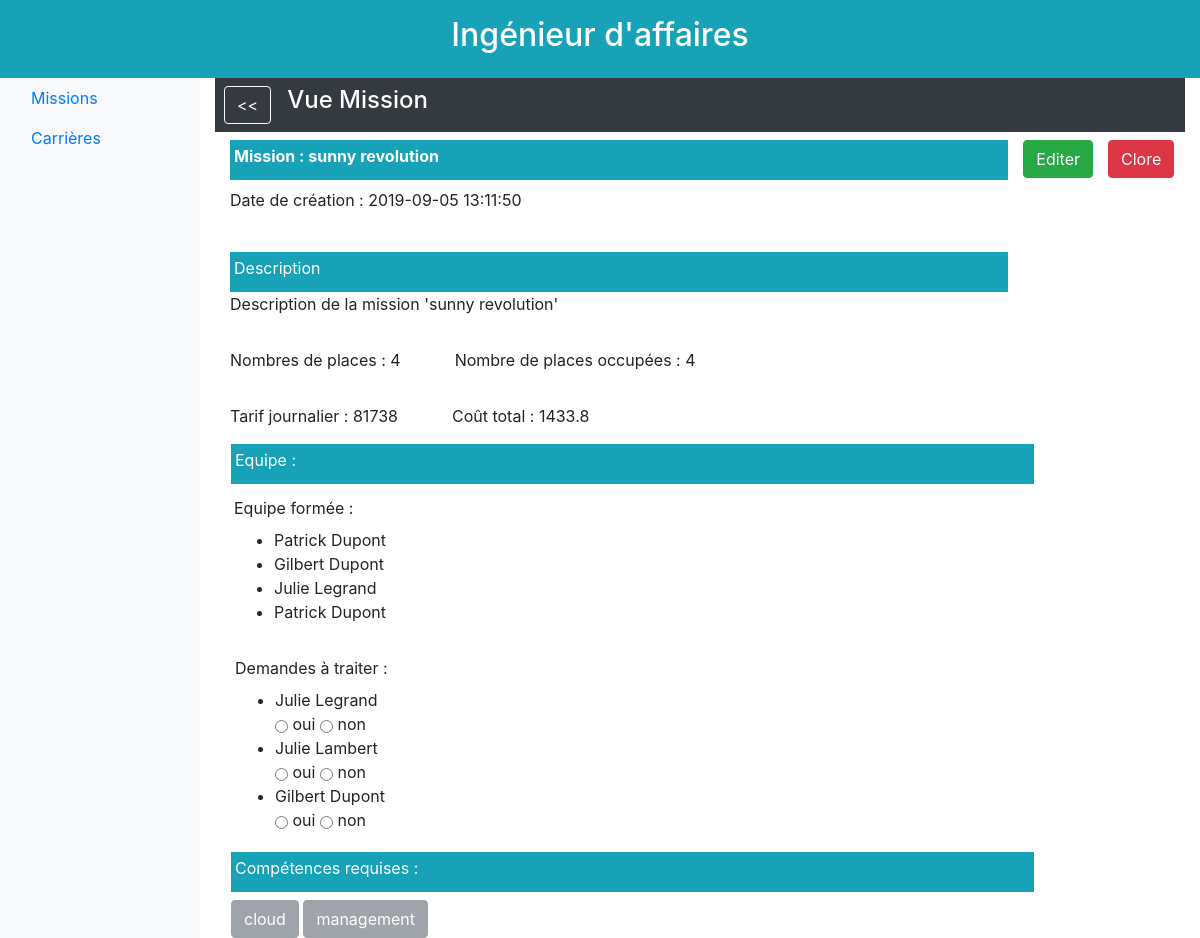
The page /1/affaire/missions/vue/1/ on the database as committed earlier.
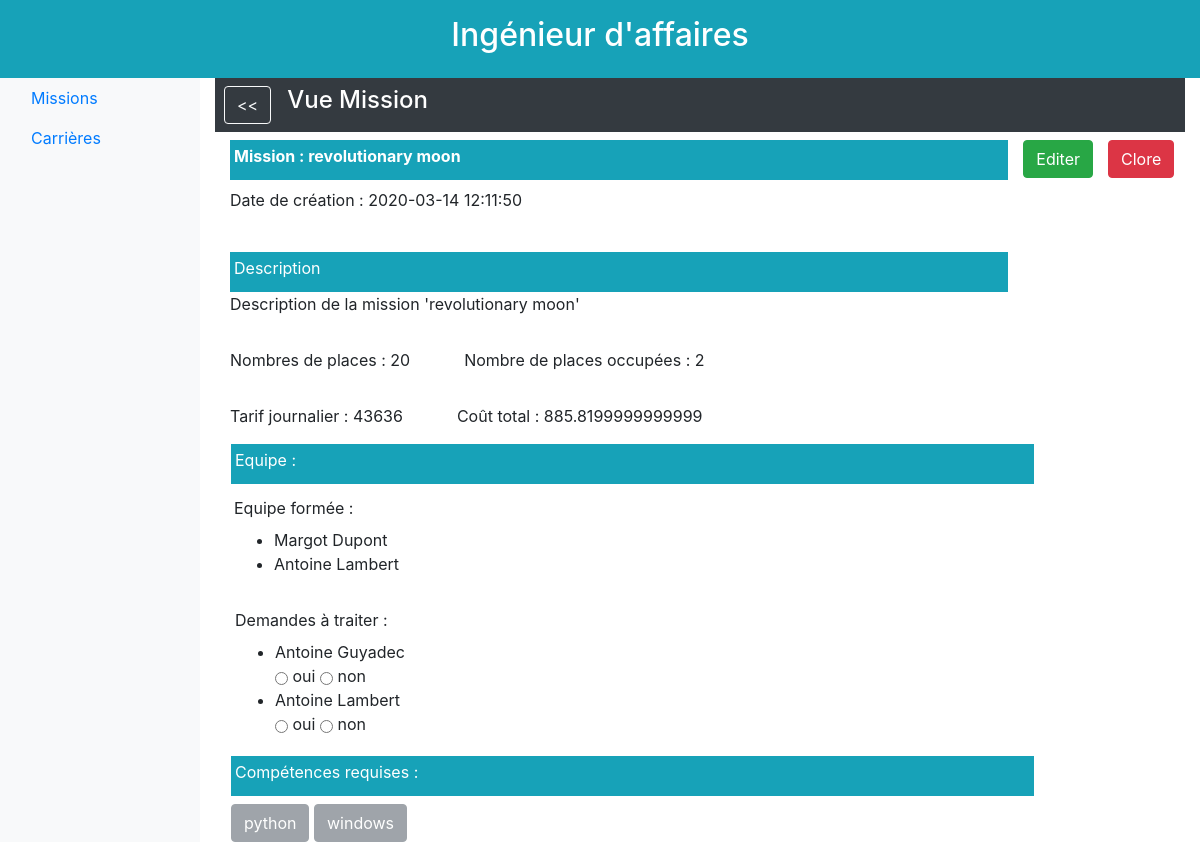
The same page on the database as committed later.
### database/models.py (models this page shows)
class Mission(db.Model):
    id = db.Column(db.Integer, primary_key=True)
    titre = db.Column(db.String(64), unique=True)
    description = db.Column(db.Text, unique=True)
    effectifs_max = db.Column(db.Integer)
    prix_vente = db.Column(db.Integer)
    statut = db.Column(db.Text)
    date_creation = db.Column(db.DateTime)
    responsable_id = db.Column(db.Integer, db.ForeignKey('ingenieur.id'))
    souhaits = db.relationship('Souhait', backref='mission', lazy='dynamic')
    besoins = db.relationship('Besoin', backref='mission', lazy='dynamic')
    affectations = db.relationship('Affectation', backref='mission', lazy='dynamic')

class Ingenieur(db.Model):
    id = db.Column(db.Integer, primary_key=True)
    nom_court = db.Column(db.Text, unique=True) #unique ??
    prenom = db.Column(db.Text)
    nom_famille = db.Column(db.Text)
    site = db.Column(db.Text)
    email = db.Column(db.Text, unique=True)
    taux_journalier = db.Column(db.Float)
    statut = db.Column(db.Text) #a traiter, ajouté par mes soins
    estCommercial = db.Column(db.Boolean) #ajouté par mes soins
    certifications = db.relationship('Certification', backref='ingenieur', lazy='dynamic')
    souhaits = db.relationship('Souhait', backref='ingenieur', lazy='dynamic')
    affectations = db.relationship('Affectation', backref='ingenieur', lazy='dynamic')
    responsabilites_missions = db.relationship('Mission', backref='responsable', lazy='dynamic')

class Competence(db.Model):
    id = db.Column(db.Integer, primary_key=True)
    nom = db.Column(db.String(64), unique=True)
    certifications = db.relationship('Certification', backref='competence', lazy='dynamic')
    besoins = db.relationship('Besoin', backref='competence', lazy='dynamic')

### app.py (the view)
@app.route('/<id>/affaire/missions/vue/<missionId>/')
def affaire_mission_vue(id, missionId):
    mission = get_mission_by_id(missionId)
    competences = get_competence_of_mission(missionId)
    equipeForme = get_participants_actuels_of_mission(missionId)
    postulants = get_postulant_by_mission(missionId)
    coutTT = get_cout_of_mission(missionId)
    return render_template("homepage_affaire_mission_vue.html.jinja2"
                           , id=id
                           , mission=mission
                           , competences=competences
                           , equipeForme=equipeForme
                           , postulants=postulants
                           , coutTT=coutTT
                           )

### database/functions.py (called while the page is built)
def get_mission_by_id(mission_id):
    return Mission.query.filter_by(id=mission_id).first()

def get_postulant_by_mission(id_mission):
    return [get_engineer_by_id(s.ingenieur_id) for s in Souhait.query.filter_by(mission_id=id_mission).all()]

def get_participants_actuels_of_mission(mission_id):
    mission = get_mission_by_id(mission_id)
    id_inges = [a.ingenieur_id for a in list(mission.affectations)]
    participants = [get_engineer_by_id(id) for id in id_inges]
    return participants

def get_cout_of_mission(mission_id):
    coutTT = 0
    for inge in get_participants_actuels_of_mission(mission_id):
        coutTT += inge.taux_journalier
    return coutTT

def get_engineer_by_id(engineer_id):
    return Ingenieur.query.filter_by(id=engineer_id).first()

def get_competence_of_mission(mission_id):
    mission = get_mission_by_id(mission_id)
    compe_ids = [b.competence_id for b in list(mission.besoins)]
    compes = [Competence.query.filter_by(id=cid).first() for cid in compe_ids]
    return compes

### templates/homepage_affaire_mission_vue.html.jinja2 (shortened to what the changed rows need)
{% extends "homepage_affaire.html.jinja2" %}
{% block body %}
    <div class="d-flex flex-column">
        <div class="d-flex flex-inline mb-2">
            <div class="col-md-10">
                <div class="col p-1 bg-info text-white size-6 font-weight-bold">
                    <label for="Name">Mission : </label>
                    <label>{{ mission.titre }}</label>
                </div>
            </div>
        </div>
        <div class="d-flex flex-inline mb-2">
            <div class="mb-2 col-md-10">
                <div class="form-group">
                    <label for="date">Date de création :</label>
                    <label>{{ mission.date_creation }}</label>
                </div>
            </div>
        </div>
        <div class="d-flex flex-inline mb-2">
            <div class="col-md-10">
                <div class="form-group">
                    <label>{{ mission.description }}</label>
                </div>
            </div>
         </div>
        <div class="d-flex flex-inline mb-2">
            <div class="col-md-auto mr-auto">
                <div class="form-group">
                    <label for="nbPlace">Nombres de places :</label>
                    <span>{{ mission.effectifs_max }}</span>
                </div>
            </div>
            <div class="col ml-4">
                <div class="size-4">
                    <label for="places">Nombre de places occupées :</label>
                    <span>{{ equipeForme|length }}</span>
                </div>
            </div>
        </div>
        <div class="d-flex flex-inline mb-2">
            <div class="col-md-auto mr-auto">
                <div class=" size-4">
                    <label for="tarif"> Tarif journalier : </label>
                    <span>{{ mission.prix_vente }}</span>
                </div>
            </div>
            <div class="col ml-4">
                <div class="size-4">
                    <label> Coût total :</label>
                    <span>{{ coutTT }}</span>
                </div>
            </div>
        </div>
        <div class="d-flex flex-inline mb-2">
            <div class="col-md-6 ">
                <div class="p-1 size-4">
                    <ul>
                        {% for personne in equipeForme %}
                            <li>{{ personne.prenom }} {{ personne.nom_famille }}</li>
                        {% endfor %}
                    </ul>
                </div>
            </div>
        </div>
        <div class="row">
            <div class="col-md-6 ml-3">
                <div class="p-1 size-4">
                    <form action="{{ url_for("process_form_data", id=id, missionId=mission.id) }}"
                          method="post"
                          class="needs-validation" novalidate="">
                        <ul>
                            {% for postulant in postulants %}
                                <li>{{ postulant.prenom }} {{ postulant.nom_famille }}</li>
                                <input type="radio" name="validation" value="accepté" class="btn btn-primary"/> oui
                                <input type="radio" name="validation" value="refusé" class="btn btn-primary"/> non
                            {% endfor %}
                        </ul>
                    </form>
                </div>
            </div>
        </div>
        <div class="row">
            <div class="col-md-10 ml-3">
                <div class="p-1  bg-info text-white size-6 mb-2">
                    <label for="competences">Compétences requises :</label>
                </div>
                {% for competence in competences %}
                    <button type="button" class="btn btn-secondary" disabled>{{ competence.nom }}</button>
                {% endfor %}
            </div>
        </div>
    </div>
{% endblock %}

Rows that differ between the two databases and show on the page:
no longer on this page (row edited): Ingenieur: prenom "Patrick", nom_famille "Dupont", shown under "Vue Mission"
no longer on this page (row edited): Ingenieur: prenom "Gilbert", nom_famille "Dupont"
no longer on this page (row edited): Ingenieur: prenom "Julie", nom_famille "Legrand"
no longer on this page (row edited): Ingenieur: prenom "Julie", nom_famille "Lambert"
no longer on this page (row unchanged): Competence: nom "cloud"
no longer on this page (row unchanged): Competence: nom "management"
changed Mission: titre "sunny revolution" → "revolutionary moon"; date_creation "2019-09-05 13:11:50" → "2020-03-14 12:11:50"; description "Description de la mission 'sunny revolution'" → "Description de la mission 'revolutionary moon'"; effectifs_max "4" → "20"; prix_vente "81738" → "43636"
now on this page (row edited): Ingenieur: prenom "Margot", nom_famille "Dupont", shown under "Vue Mission"
now on this page (row edited): Ingenieur: prenom "Antoine", nom_famille "Lambert"
now on this page (row edited): Ingenieur: prenom "Antoine", nom_famille "Guyadec"
now on this page (row unchanged): Competence: nom "python"
now on this page (row unchanged): Competence: nom "windows"
Other text that changed with them:
{{ equipeForme|length }}: "4" → "2"
{{ coutTT }}: "1433.8" → "885.8199999999999"
